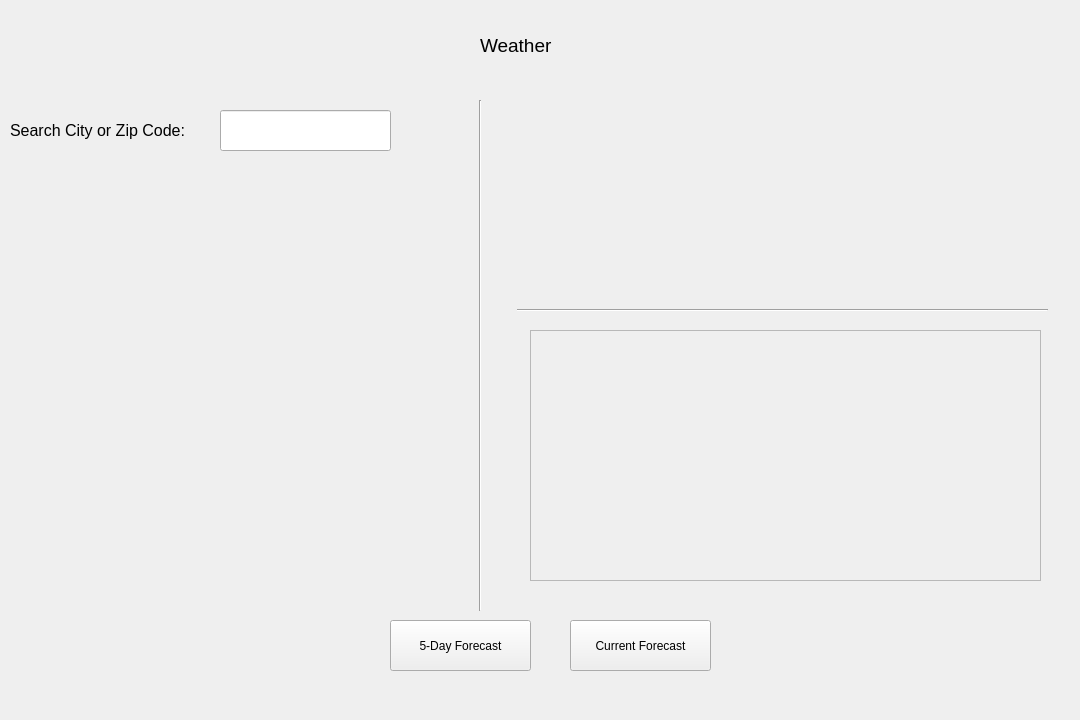
<?xml version="1.0" encoding="UTF-8"?>
<ui version="4.0">
 <class>weatherAPP</class>
 <widget class="QWidget" name="weatherAPP">
  <property name="geometry">
   <rect>
    <x>0</x>
    <y>0</y>
    <width>1080</width>
    <height>720</height>
   </rect>
  </property>
  <property name="windowTitle">
   <string>weatherAPP</string>
  </property>
  <property name="styleSheet">
   <string notr="true"/>
  </property>
  <widget class="QLabel" name="weatherAPPLabel">
   <property name="geometry">
    <rect>
     <x>480</x>
     <y>20</y>
     <width>101</width>
     <height>51</height>
    </rect>
   </property>
   <property name="font">
    <font>
     <pointsize>14</pointsize>
    </font>
   </property>
   <property name="text">
    <string>Weather</string>
   </property>
  </widget>
  <widget class="QLineEdit" name="enterCityLineEdit">
   <property name="geometry">
    <rect>
     <x>220</x>
     <y>110</y>
     <width>171</width>
     <height>41</height>
    </rect>
   </property>
  </widget>
  <widget class="QLabel" name="enterCityLabel">
   <property name="geometry">
    <rect>
     <x>10</x>
     <y>110</y>
     <width>181</width>
     <height>41</height>
    </rect>
   </property>
   <property name="font">
    <font>
     <pointsize>12</pointsize>
    </font>
   </property>
   <property name="text">
    <string>Search City or Zip Code:</string>
   </property>
  </widget>
  <widget class="QPushButton" name="submitBtn">
   <property name="geometry">
    <rect>
     <x>570</x>
     <y>620</y>
     <width>141</width>
     <height>51</height>
    </rect>
   </property>
   <property name="text">
    <string>Current Forecast</string>
   </property>
  </widget>
  <widget class="QLabel" name="weatherDataUpddateLabel">
   <property name="geometry">
    <rect>
     <x>340</x>
     <y>180</y>
     <width>401</width>
     <height>51</height>
    </rect>
   </property>
   <property name="font">
    <font>
     <pointsize>12</pointsize>
    </font>
   </property>
   <property name="styleSheet">
    <string notr="true"/>
   </property>
   <property name="text">
    <string/>
   </property>
  </widget>
  <widget class="QLabel" name="tempLabel">
   <property name="geometry">
    <rect>
     <x>410</x>
     <y>260</y>
     <width>321</width>
     <height>51</height>
    </rect>
   </property>
   <property name="font">
    <font>
     <pointsize>12</pointsize>
    </font>
   </property>
   <property name="text">
    <string/>
   </property>
  </widget>
  <widget class="QLabel" name="windLabel">
   <property name="geometry">
    <rect>
     <x>20</x>
     <y>430</y>
     <width>311</width>
     <height>51</height>
    </rect>
   </property>
   <property name="font">
    <font>
     <pointsize>12</pointsize>
    </font>
   </property>
   <property name="text">
    <string/>
   </property>
  </widget>
  <widget class="QLabel" name="pressureLabel">
   <property name="geometry">
    <rect>
     <x>30</x>
     <y>420</y>
     <width>311</width>
     <height>51</height>
    </rect>
   </property>
   <property name="font">
    <font>
     <pointsize>12</pointsize>
    </font>
   </property>
   <property name="text">
    <string/>
   </property>
  </widget>
  <widget class="QLabel" name="humidityLabel">
   <property name="geometry">
    <rect>
     <x>30</x>
     <y>490</y>
     <width>311</width>
     <height>51</height>
    </rect>
   </property>
   <property name="font">
    <font>
     <pointsize>12</pointsize>
    </font>
   </property>
   <property name="text">
    <string/>
   </property>
  </widget>
  <widget class="QPushButton" name="fiveDayForecast">
   <property name="geometry">
    <rect>
     <x>390</x>
     <y>620</y>
     <width>141</width>
     <height>51</height>
    </rect>
   </property>
   <property name="text">
    <string>5-Day Forecast</string>
   </property>
  </widget>
  <widget class="QFrame" name="frametest">
   <property name="geometry">
    <rect>
     <x>530</x>
     <y>330</y>
     <width>511</width>
     <height>251</height>
    </rect>
   </property>
   <property name="frameShape">
    <enum>QFrame::StyledPanel</enum>
   </property>
   <property name="frameShadow">
    <enum>QFrame::Raised</enum>
   </property>
  </widget>
  <widget class="Line" name="line">
   <property name="geometry">
    <rect>
     <x>470</x>
     <y>100</y>
     <width>20</width>
     <height>511</height>
    </rect>
   </property>
   <property name="orientation">
    <enum>Qt::Vertical</enum>
   </property>
  </widget>
  <widget class="Line" name="line_2">
   <property name="geometry">
    <rect>
     <x>517</x>
     <y>300</y>
     <width>531</width>
     <height>20</height>
    </rect>
   </property>
   <property name="orientation">
    <enum>Qt::Horizontal</enum>
   </property>
  </widget>
 </widget>
 <resources/>
 <connections/>
</ui>
